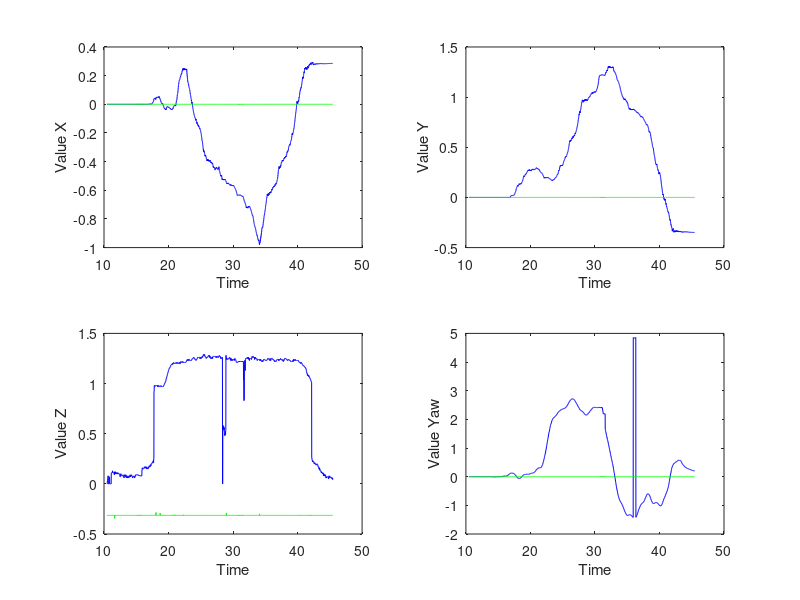
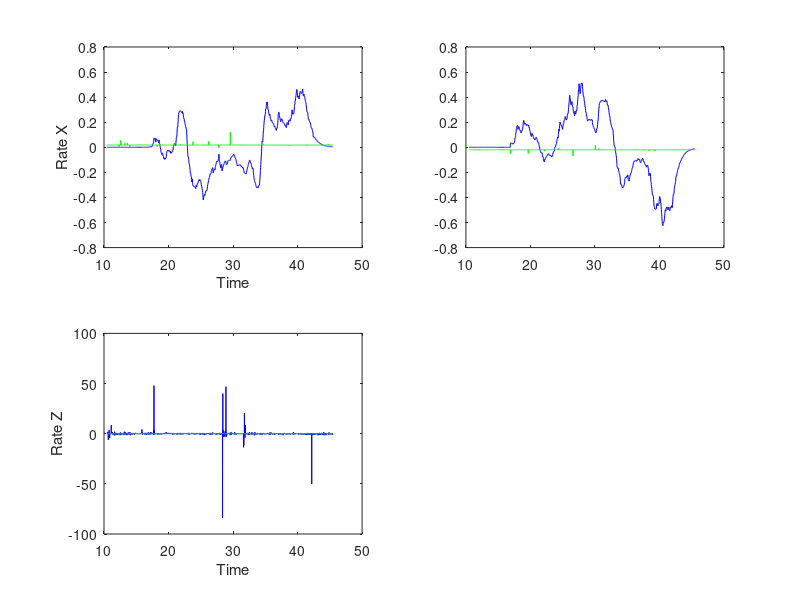
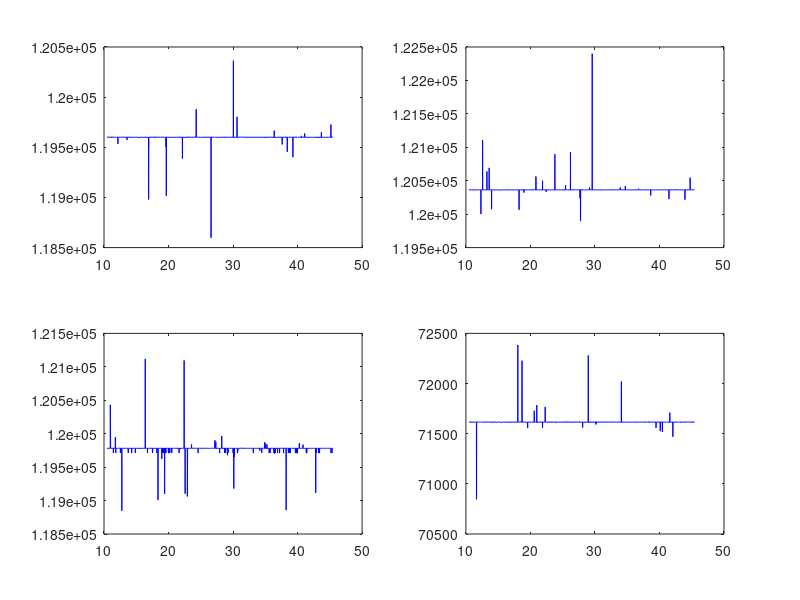
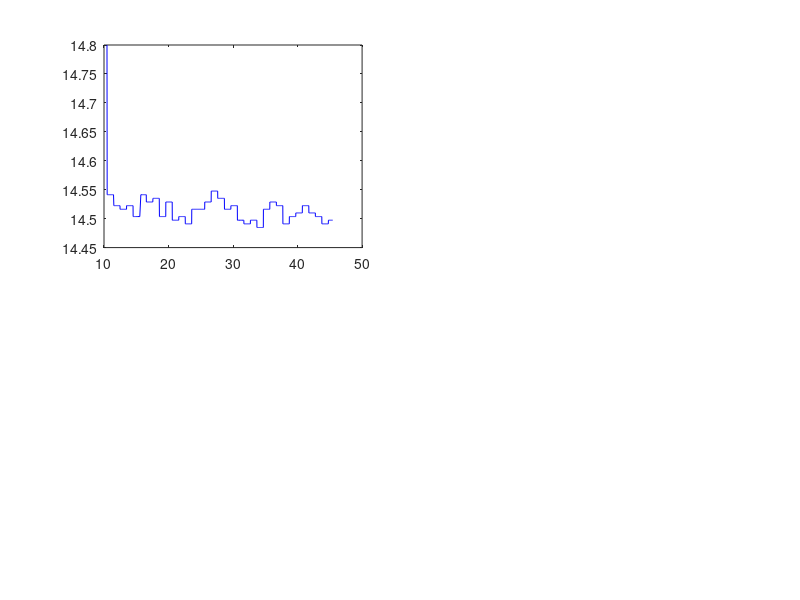

The MATLAB script that drew these images, in order:
close all
clc

log = load('fixedEkf/LOG79.TXT');

% parsing the data
Time          = log(:,1);
Mode          = log(:,2);
Imu_AccX      = log(:,3);
Imu_AccY      = log(:,4);
Imu_AccZ      = log(:,5);
Imu_AngRateX  = log(:,6);
Imu_AngRateY  = log(:,7);
Imu_AngRateZ  = log(:,8);
Imu_MagX      = log(:,9);
Imu_MagY      = log(:,10);
Imu_MagZ      = log(:,11);
Imu_Rot       = log(:,12:20);
Px4_Xdot      = log(:,21);
Px4_Ydot      = log(:,22);
Px4_Qual      = log(:,23);
Lidar_Dist    = log(:,24);
Camera_X      = log(:,25);
Camera_Y      = log(:,26);
Camera_Yaw    = log(:,27);
Camera_T      = log(:,28);
Filter_X      = log(:,29);
Filter_Y      = log(:,30);
Filter_Z      = log(:,31);
Filter_Xdot   = log(:,32);
Filter_Ydot   = log(:,33);
Filter_Zdot   = log(:,34);
Filter_Roll   = log(:,35);
Filter_Pitch  = log(:,36);
Filter_Yaw    = log(:,37);
Val_P_X       = log(:,38);
Val_I_X       = log(:,39);
Val_D_X       = log(:,40);
Val_P_Y       = log(:,41);
Val_I_Y       = log(:,42);
Val_D_Y       = log(:,43);
Val_P_Z       = log(:,44);
Val_I_Z       = log(:,45);
Val_D_Z       = log(:,46);
Val_P_Yaw     = log(:,47);
Val_I_Yaw     = log(:,48);
Val_D_Yaw     = log(:,49);
Rate_P_X      = log(:,50);
Rate_I_X      = log(:,51);
Rate_D_X      = log(:,52);
Rate_P_Y      = log(:,53);
Rate_I_Y      = log(:,54);
Rate_D_Y      = log(:,55);
Rate_P_Z      = log(:,56);
Rate_I_Z      = log(:,57);
Rate_D_Z      = log(:,58);
Rate_P_Yaw    = log(:,59);
Rate_I_Yaw    = log(:,60);
Rate_D_Yaw    = log(:,61);
Setpt_X       = log(:,62);
Setpt_Y       = log(:,63);
Setpt_Z       = log(:,64);
Setpt_Yaw     = log(:,65);
Setpt_Xdot    = log(:,66);
Setpt_Ydot    = log(:,67);
Setpt_Zdot    = log(:,68);
PID_Ux        = log(:,69);
PID_Uy        = log(:,70);
PID_Uz        = log(:,71);
PID_Yawdot    = log(:,72);
Flag_Xval     = log(:,73);
Flag_Yval     = log(:,74);
Flag_Zval     = log(:,75);
Flag_Xrate    = log(:,76);
Flag_Yrate    = log(:,77);
Flag_Zrate    = log(:,78);
Flag_Yawl     = log(:,79);
Battery       = log(:,80);
DJI_Roll      = log(:,81);
DJI_Pitch     = log(:,82);
DJI_Yawdot    = log(:,83);
DJI_Fz        = log(:,84);
AtomFlag          = log(:,85);
DJI_Roll_RAW      = log(:,86);
DJI_Pitch_RAW     = log(:,87);
DJI_Fz_RAW    = log(:,88);
DJI_YawRate_RAW        = log(:,89);

PPM_1 = log(:, 90);
PPM_2 = log(:, 91);
PPM_3 = log(:, 92);
PPM_4 = log(:, 93);

clf

disc_Zdot = Filter_Zdot;
%%
for i = 2:length(Time)
    disc_Zdot(i) = (Lidar_Dist(i) - Lidar_Dist(i - 1)) / (Time(i) - Time(i-1));
end

%% plot
% figure 1 values
figure(1)
subplot(221)
plot(Time, Filter_X, 'b', Time, Setpt_X, 'g')
xlabel('Time')
ylabel('Value X')

subplot(222)
plot(Time, Filter_Y, 'b', Time, Setpt_Y, 'g')
xlabel('Time')
ylabel('Value Y')

subplot(223)
plot(Time, Lidar_Dist, 'b', Time, Setpt_Z, 'g')
xlabel('Time')
ylabel('Value Z')

subplot(224)
plot(Time, Filter_Yaw, 'b', Time, Setpt_Yaw, 'g')
xlabel('Time')
ylabel('Value Yaw')



% figure 2 rates
figure(2)
subplot(221)
plot(Time, Filter_Xdot, 'b', Time, Setpt_Xdot, 'g')
xlabel('Time')
ylabel('Rate X')

subplot(222)
xlabel('Time')
ylabel('Rate Y')
plot(Time, Filter_Ydot, 'b', Time, Setpt_Ydot, 'g')


subplot(223)
% plot(Time, Filter_Zdot, 'b', Time, Setpt_Zdot, 'g')
plot(Time, disc_Zdot, 'b', Time, Setpt_Zdot, 'g')
xlabel('Time')
ylabel('Rate Z')

% figure 3 DJI
figure(3)
subplot(221)
xlabel('Time')
ylabel('DJI Roll')
plot(Time, DJI_Roll, 'b')
subplot(222)
xlabel('Time')
ylabel('DJI Pitch')
plot(Time, DJI_Pitch, 'b')
subplot(223)
xlabel('Time')
ylabel('DJI Yaw Dot')
plot(Time, DJI_Yawdot, 'b')
subplot(224)
xlabel('Time')
ylabel('DJI Fz')
plot(Time, DJI_Fz, 'b')
%
%% figure 4 others
figure(4)
subplot(221)
xlabel('Time')
ylabel('Battery')
plot(Time, Battery, 'b')


%% figure 5 DJI RAW
figure(5)
subplot(221)
xlabel('Time')
ylabel('DJI Roll Raw')
plot(Time, DJI_Roll_RAW, 'b')
subplot(222)
xlabel('Time')
ylabel('DJI Pitch Raw')
plot(Time, DJI_Pitch_RAW, 'b')
subplot(224)
xlabel('Time')
ylabel('DJI Yaw Dot Raw')
plot(Time, DJI_YawRate_RAW, 'b')
subplot(223)
plot(Time, DJI_Fz_RAW, 'b')
xlabel('Time')
ylabel('DJI Fz Raw')

figure(6)
subplot(221)
plot(Time, PID_Uz, 'b')
xlabel('time')
ylabel('pid uz')


%figure(7)
%
%plot(Time, Rate_P_Z, 'b')

% figure 6 PID 
figure(80)
subplot(231)
plot(Time, Val_P_Z, 'b')
xlabel('Time')
ylabel('VAL P')
grid on

subplot(232)
plot(Time, Val_I_Z, 'b')
xlabel('Time')
ylabel('VAL I')
grid on

subplot(233)
plot(Time, Val_D_Z, 'b')
xlabel('Time')
ylabel('VAL D')
grid on

subplot(234)
plot(Time, Rate_P_Z, 'b')
xlabel('Time')
ylabel('Rate P')
grid on

subplot(235)
plot(Time, Rate_I_Z, 'b')
xlabel('Time')
ylabel('Rate I')
grid on

subplot(236)
plot(Time, Rate_D_Z, 'b')
xlabel('Time')
ylabel('Rate D')
grid on

%% 
figure(20)
subplot(221)
plot(Time, Px4_Xdot, 'b')
xlabel('Time')
ylabel('Px4 X vel')
grid on

subplot(222)
plot(Time, Px4_Ydot, 'b')
xlabel('Time')
ylabel('Px4 Y vel')
grid on

subplot(223)
plot(Time, Px4_Qual, 'b')
xlabel('Time')
ylabel('Qual')
grid on

figure(21)
plot(Time, Mode, 'b');
ylabel('Mode')
grid on


figure(22)
plot(Time, PPM_3, 'b');
ylabel('Chan 3 PPM')

figure(23)
subplot(221)
plot(Time, atan2(Imu_Rot(:, 6), Imu_Rot(:, 9)), 'b')
ylabel('Roll')

subplot(222)
plot(Time, asin(-Imu_Rot(:, 3)), 'b')
ylabel('Pitch')

subplot(223)
plot(Time, atan2(Imu_Rot(:, 2), Imu_Rot(:, 1)), 'b')
ylabel('Yaw')

%%
figure(24)
subplot(221)
plot(Time, Val_P_Z)
ylabel('VAL_P_Z')

subplot(222)
plot(Time, Val_I_Z)
ylabel('VAL_I_Z')

subplot(223)
plot(Time, Val_D_Z)
ylabel('VAL_D_Z')


figure(25)
subplot(221)
plot(Time, Imu_AccX, 'b');
ylabel('Ax');

subplot(222)
plot(Time, Imu_AccY, 'b');
ylabel('Ay');

subplot(223);
plot(Time, Imu_AccZ, 'b');
ylabel('Az');

figure(100)
hold on;
plot(Time, Lidar_Dist, 'g');
plot(Time, -Filter_Z, '--b');
hold off;
ylabel('Z Filter')
xlabel('Time')

%%
Real_Time_for_this_log = (Time(end) - Time(1)) / 60